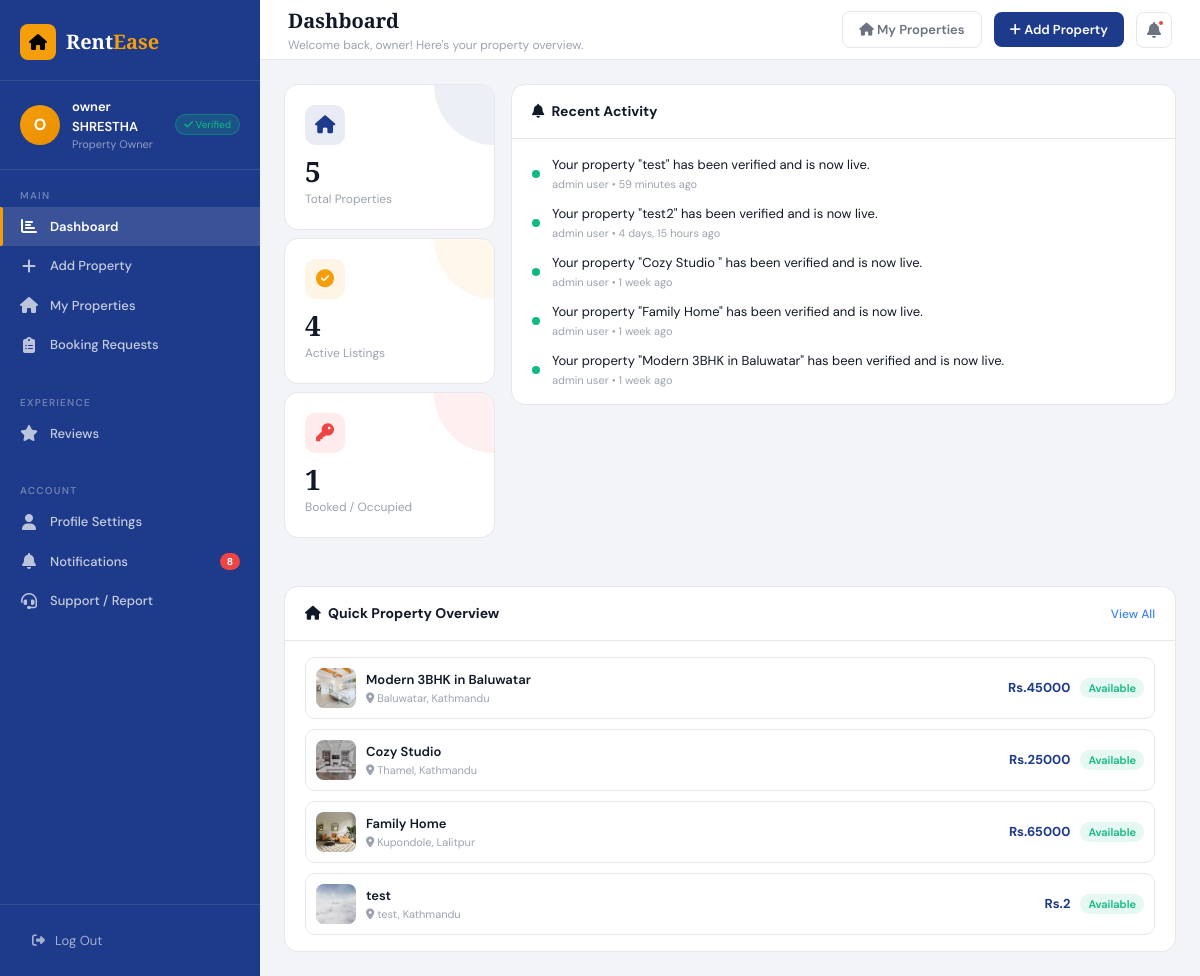
Page /owner/ (signed in) on the committed database.
### app/models.py (models this page shows, shortened)
class User(models.Model):
    user_id = models.AutoField(primary_key=True)
    first_name = models.CharField(max_length=500, default='Unknown')
    last_name = models.CharField(max_length=500, default='Unknown')
    phone = models.CharField(max_length=15, default='')
    email = models.EmailField(max_length=254, default='noemail@example.com', unique=True)
    password = models.CharField(max_length=100, default='')
    role = models.CharField(max_length=100, default='tenant')
    city = models.CharField(max_length=100, default='')
    budget = models.IntegerField(default=0)
    property_type = models.CharField(max_length=100, default='single-room')
    is_active = models.BooleanField(default=True)
    created_at = models.DateTimeField(auto_now_add=True)  # Remove default=timezone.now
    updated_at = models.DateTimeField(auto_now=True)

class Notification(models.Model):
    from_user = models.ForeignKey(
        User,
        on_delete=models.CASCADE,
        related_name="sent_notifications"
    )
    to_user = models.ForeignKey(
        User,
        on_delete=models.CASCADE,
        related_name="received_notifications"
    )
    message = models.TextField(default='')
    is_read = models.BooleanField(default=False)
    created_at = models.DateTimeField(default=timezone.now)

class Room(models.Model):
    owner = models.ForeignKey(User, on_delete=models.CASCADE, null=True, blank=True)
    tag = models.CharField(max_length=500, default='Unverified')
    liked_by = models.ManyToManyField(User, related_name='liked_rooms', blank=True)
    image = models.ImageField(upload_to='images/')
    room_name = models.CharField(max_length=250)
    address = models.CharField(max_length=200)
    city = models.CharField(max_length=200, null=True, blank=True)
    price = models.IntegerField(default=0)
    rating = models.FloatField(default=0)
    beds = models.IntegerField(default=1, null=True, blank=True)
    bath = models.IntegerField(default=1)
    sqft = models.IntegerField(default=0)
    description = models.TextField(default='', null=True, blank=True)
    is_occupied = models.BooleanField(default=False)
    is_verified = models.BooleanField(default=False)
    created_at = models.DateTimeField(auto_now_add=True)

### app/views/owner.py (the view)
# urls.py: path("owner/", owner.owner, name="owner"),
def owner(request):
    user_id = request.session.get('user_id')
    if not user_id:
        return redirect('login')
    user_info = User.objects.filter(user_id=user_id).first()
    if not user_info:
        return redirect('login')
    rooms = Room.objects.filter(owner=user_info)
    total_properties = rooms.count()
    active_listings = rooms.filter(is_occupied=False).count()
    booked_properties = rooms.filter(is_occupied=True).count()
    bookings = BookRoom.objects.filter(room_id__in=rooms).order_by('-created_at')
    pending_bookings_count = bookings.filter(status='Pending').count()
    reviews = Review.objects.filter(property_id__in=rooms).order_by('-created_at')
    review_count = reviews.count()
    avg_rating = 0.0
    if review_count > 0:
        avg_rating = sum(r.rating for r in reviews) / review_count
        avg_rating = round(avg_rating, 1)
    notifications = Notification.objects.filter(to_user=user_info).order_by('-created_at')
    unread_notifications_count = notifications.filter(is_read=False).count()
    context = {
        'user_info': user_info,
        'rooms': rooms,
        'total_properties': total_properties,
        'active_listings': active_listings,
        'booked_properties': booked_properties,
        'bookings': bookings,
        'pending_bookings_count': pending_bookings_count,
        'reviews': reviews,
        'review_count': review_count,
        'avg_rating': avg_rating,
        'notifications': notifications,
        'unread_notifications_count': unread_notifications_count,
    }
    return render(request, "pages/owner.html", context)

### app/templates/pages/owner.html (shortened to what this page needs)
{% load static %}
<!DOCTYPE html>
<html lang="en">
<head>
  <link rel="stylesheet" href="https://cdnjs.cloudflare.com/ajax/libs/font-awesome/6.5.1/css/all.min.css">
  <script src="https://cdn.tailwindcss.com"></script>
  <link rel="stylesheet" href="{% static 'css/pages/owner.css' %}">
</head>
<body class="h-full font-sans bg-bg text-text-primary overflow-hidden">
  <div class="flex h-screen overflow-hidden">
    <aside id="sidebar"
      class="flex flex-col w-sidebar-w bg-primary overflow-y-auto overflow-x-hidden relative z-50 flex-shrink-0 sidebar hidden md:flex">
      <a href="{% url 'home' %}"
        class="p-[24px_20px_20px] flex items-center gap-2.5 border-b border-white/10 hover:bg-white/5 transition-all">
        <div class="w-9 h-9 bg-accent rounded-lg flex items-center justify-center flex-shrink-0">
          <i class="fa-solid fa-house text-black text-base"></i>
        </div>
        <div class="font-playfair text-xl font-bold text-white">
          Rent<span class="text-accent">Ease</span>
        </div>
      </a>
      <div class="px-5 py-4 flex items-center gap-3 border-b border-white/10">
        <div class="owner-avatar"> {{ user_info.first_name|slice:":1"|upper }} </div>
        <div class="owner-info">
          <div class="name"> {{user_info.first_name}} {{user_info.last_name}} </div>
          <div class="role">Property Owner</div>
        </div>
        <div class="verified-badge">
          <i class="fa-solid fa-check"></i> Verified
        </div>
      </div>
      <div class="py-3 nav-section">
        <div class="nav-label">Main</div>
        <div class="nav-item active" data-panel="dashboard">
          <div class="nav-icon"><i class="fa-solid fa-chart-bar"></i></div>
          <div class="nav-text">Dashboard</div>
        </div>
        <div class="nav-item" data-panel="add-property">
          <div class="nav-icon"><i class="fa-solid fa-plus"></i></div>
          <div class="nav-text">Add Property</div>
        </div>
        <div class="nav-item" data-panel="my-properties">
          <div class="nav-icon"><i class="fa-solid fa-house"></i></div>
          <div class="nav-text">My Properties</div>
        </div>
        <div class="nav-item" data-panel="bookings">
          <div class="nav-icon"><i class="fa-solid fa-clipboard-list"></i></div>
          <div class="nav-text">Booking Requests</div>
        </div>
      </div>
      <div class="nav-section">
        <div class="nav-label">Experience</div>
        <div class="nav-item" data-panel="reviews">
          <div class="nav-icon"><i class="fa-solid fa-star"></i></div>
          <div class="nav-text">Reviews</div>
        </div>
      </div>
      <div class="nav-section">
        <div class="nav-label">Account</div>
        <div class="nav-item" data-panel="profile">
          <div class="nav-icon"><i class="fa-solid fa-user"></i></div>
          <div class="nav-text">Profile Settings</div>
        </div>
        <div class="nav-item" data-panel="notifications">
          <div class="nav-icon"><i class="fa-solid fa-bell"></i></div>
          <div class="nav-text">Notifications</div>
          {% if unread_notifications_count > 0 %}
          <div class="nav-badge">{{ unread_notifications_count }}</div>
          {% endif %}
        </div>
        <div class="nav-item" data-panel="support">
          <div class="nav-icon"><i class="fa-solid fa-headset"></i></div>
          <div class="nav-text">Support / Report</div>
        </div>
      </div>
      <div class="sidebar-footer">
        <a href="{% url 'home' %}" class="logout-btn flex items-center gap-2.5">
          <i class="fa-solid fa-right-from-bracket"></i>
          <span>Log Out</span>
        </a>
      </div>
    </aside>
    <div class="flex-1 flex flex-col overflow-hidden">
      <div class="bg-surface border-b border-border h-[60px] px-7 flex items-center justify-between flex-shrink-0">
        <div class="flex items-center gap-3">
          <div>
            <h2 id="topbar-title" class="font-playfair text-xl font-bold">Dashboard</h2>
            <p id="topbar-sub" class="text-xs text-text-muted mt-0.5">Welcome back, {{ user_info.first_name }}! Here's
              your property overview.
            </p>
          </div>
        </div>
        <div class="flex items-center gap-3">
          <button class="top-btn ghost hidden md:block" data-nav="my-properties">
            <i class="fa-solid fa-house"></i> My Properties
          </button>
          <button class="top-btn primary hidden md:block" data-nav="add-property">
            <i class="fa-solid fa-plus"></i> Add Property
          </button>
          <button class="notif-btn" data-nav="notifications">
            <i class="fa-solid fa-bell"></i>
            {% if unread_notifications_count > 0 %}
            <div class="notif-dot"></div>
            {% endif %}
          </button>
        </div>
      </div>
      <div class="flex-1 overflow-y-auto p-6 content">
        <div class="panel active " id="panel-dashboard">
          <div class="grid grid-cols-2 md:grid-cols-4 gap-2 md:gap-4 mb-6 w-full h-full">
            <div class="col-span-2 md:col-span-1 text-center md:text-left text-xl md:text-sm flex flex-col gap-2 mb-6">
              <div class="stat-card blue">
                <div class="stat-icon blue"><i class="fa-solid fa-house"></i></div>
                <div class="stat-val">{{ total_properties }}</div>
                <div class="stat-label">Total Properties</div>
              </div>
              <div class="stat-card gold">
                <div class="stat-icon gold"><i class="fa-solid fa-circle-check"></i></div>
                <div class="stat-val">{{ active_listings }}</div>
                <div class="stat-label">Active Listings</div>
              </div>
              <div class="stat-card red">
                <div class="stat-icon red"><i class="fa-solid fa-key"></i></div>
                <div class="stat-val">{{ booked_properties }}</div>
                <div class="stat-label">Booked / Occupied</div>
              </div>
            </div>
            <div class="flex-1 flex flex-col col-span-3 gap-4 mb-6 w-full h-full">
              <div class="card">
                <div class="card-header">
                  <span class="card-title"><i class="fa-solid fa-bell mr-1"></i> Recent Activity</span>
                </div>
                <div class="card-body">
                  <div class="activity-list">
                    {% for notification in notifications|slice:":5" %}
                    <div class="activity-item">
                      <div class="activity-dot {% if notification.is_read %}blue{% else %}green{% endif %}"></div>
                      <div class="activity-text">{{ notification.message }}<span>{{ notification.from_user.first_name }}
                          {{ notification.from_user.last_name }} • {{ notification.created_at|timesince }} ago</span>
                      </div>
                    </div>
                    {% empty %}
                    <div class="activity-item">
                      <div class="activity-dot blue"></div>
                      <div class="activity-text">No recent activity yet.<span>Your activity will appear here.</span>
                      </div>
                    </div>
                    {% endfor %}
                  </div>
                </div>
              </div>
            </div>
          </div>
          <div class="card">
            <div class="card-header">
              <span class="card-title"><i class="fa-solid fa-house mr-1"></i> Quick Property Overview</span>
              <span class="card-action" data-nav="my-properties">View All</span>
            </div>
            <div class="card-body">
              <div class="quick-props">
                {% for room in rooms|slice:":4" %}
                <div class="qprop">
                  <div class="qprop-img">
                    {% if room.image %}
                    <img src="{{ room.image.url }}" alt="{{ room.room_name }}"
                      style="width:40px;height:40px;border-radius:8px;object-fit:cover;" />
                    {% else %}
                    <i class="fa-solid fa-building text-xl text-primary-light"></i>
                    {% endif %}
                  </div>
                  <div class="qprop-info">
                    <div class="qprop-name">{{ room.room_name }}</div>
                    <div class="qprop-loc"><i class="fa-solid fa-location-dot"></i> {{ room.address }}, {{ room.city }}
                    </div>
                  </div>
                  <div class="text-[13px] font-bold text-primary">Rs.{{ room.price }}</div>
                  {% if room.is_occupied %}
                  <div class="qprop-status booked">Booked</div>
                  {% else %}
                  <div class="qprop-status available">Available</div>
                  {% endif %}
                </div>
                {% empty %}
                <p style="color:var(--text-muted);text-align:center;padding:1.5rem;">No properties listed yet. Add your
                  first property!</p>
                {% endfor %}
              </div>
            </div>
          </div>
        </div>
          </div>
        </div>
      </div>
</body>
</html>

### rows in the picture
User: first_name "O", first_name "owner", last_name "SHRESTHA"
Notification: is_read False (drawn), message "Your property \"test\" has been verified and is now live.", from_user.first_name "admin", from_user.last_name "user", created_at "59 minutes"
Notification: is_read False (drawn), message "Your property \"test2\" has been verified and is now live.", from_user.first_name "admin", from_user.last_name "user", created_at "4 days, 15 hours"
Notification: is_read False (drawn), message "Your property \"Cozy Studio \" has been verified and is now live.", from_user.first_name "admin", from_user.last_name "user", created_at "1 week"
Notification: is_read False (drawn), message "Your property \"Family Home\" has been verified and is now live.", from_user.first_name "admin", from_user.last_name "user", created_at "1 week"
Notification: is_read False (drawn), message "Your property \"Modern 3BHK in Baluwatar\" has been verified and is now live.", from_user.first_name "admin", from_user.last_name "user", created_at "1 week"
Room: image (picture), room_name "Modern 3BHK in Baluwatar", address "Baluwatar", city "Kathmandu", price "45000", is_occupied "Available"
Room: image (picture), room_name "Cozy Studio", address "Thamel", city "Kathmandu", price "25000", is_occupied "Available"
Room: image (picture), room_name "Family Home", address "Kupondole", city "Lalitpur", price "65000", is_occupied "Available"
Room: image (picture), room_name "test", address "test", city "Kathmandu", price "2", is_occupied "Available"

### other values in the picture
{{ unread_notifications_count }} "8"
{{ total_properties }} "5"
{{ active_listings }} "4"
{{ booked_properties }} "1"
